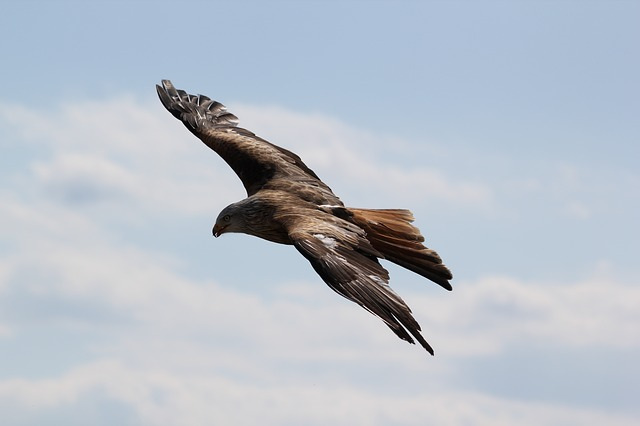
#> input picture Umetno zaznavanje/MartinRode_assignment_1/images/eagle.jpg, 640 x 426 px
$ python exercise3.py
#> lines starting #> are read from the running program, lines starting #| are printed output that depends on the picture; after the words box and inside, x2 and y2 are one past the last pixel; in counts of white or black regions, pixels touching at a corner belong together
import numpy as np
import cv2
from matplotlib import pyplot as plt

# [26 lines of commented-out code are left out]

def myhist(image, nbins):
    hist = np.zeros(nbins)
    image = image.reshape(-1)
    for pixel in image:
        bin = (pixel*nbins/255).astype(np.uint8)
        hist[bin]+=1
    return hist/(np.sum(hist))

def otsu(image):
    t_opt = -1
    var_max = -1
    hist = myhist(image, 256)
    for t in range(256):
        l = hist[:t]
        d = hist[t:]
        l_mn = np.mean(l)
        d_mn = np.mean(d)
        var = l.size*d.size*((l_mn-d_mn)**2)
        if var > var_max:
            var_max = var
            t_opt = t
    return t_opt

def open(image, SE):
    eroded = cv2.erode(image, SE)
    return cv2.dilate(eroded, SE)

def close(image, SE):
    dilated = cv2.dilate(image, SE)
    return cv2.erode(dilated, SE)

# [13 lines of commented-out code are left out]

def immask(image, mask):
    temp = np.dstack((mask, mask, mask))
    return image*temp
#d

Ie = cv2.imread('images/eagle.jpg')
#> Ie is the input picture: shape (426, 640, 3); mean B, G, R 201.2, 190.7, 182.9
Ie = cv2.cvtColor(Ie, cv2.COLOR_BGR2RGB)
Iebw = np.average(np.copy(Ie), axis=2).astype(np.uint8)
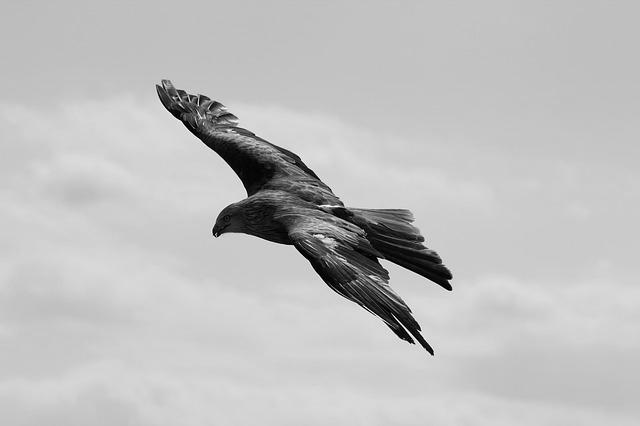
#> Iebw: shape (426, 640); min 0, max 254, mean 191.3
Iem = (Iebw < otsu(Iebw)).astype(np.uint8)
#> the loop in myhist, `for pixel in image:` made 272640 passes
#> (pixel, bin) on passes 1 to 3: (187, 187), (187, 187), (187, 187)
#> after the loop in myhist, `for pixel in image:`: hist = 256 values, max 16702 at index 194, min 0 at index 255, mean 1065
#> in otsu, `hist = myhist(image, 256)`: hist = 256 values, max 0.0613 at index 194, min 0 at index 255, mean 0.00391
#> the loop in otsu, `for t in range(256):` made 256 passes
#> (l, l_mn, d_mn, var, var_max) on passes 2 to 7: ([0.000202], 0.000202, 0.00392, 0.00353, 0.00353), ([0.000202, 0.000473], 0.000337, 0.00393, 0.00657, 0.00657), ([0.000202, 0.000473, 0.000385], 0.000353, 0.00395, 0.00981, 0.00981), ([0.000202, 0.000473, 0.000385, 0.000425], 0.000371, 0.00396, 0.013, 0.013), ([0.000202, 0.000473, 0.000385, 0.000425, 0.000502], 0.000398, 0.00398, 0.0161, 0.0161), ([0.000202, 0.000473, 0.000385, 0.000425, 0.000502, 0.000525], 0.000419, 0.00399, 0.0191, 0.0191)
#> (l_mn, d_mn, var, var_max) on passes 8 to 13: (0.000469, 0.004, 0.0218, 0.0218), (0.000549, 0.00401, 0.0238, 0.0238), (0.000613, 0.00403, 0.0259, 0.0259), (0.000659, 0.00404, 0.0281, 0.0281), (0.000702, 0.00405, 0.0302, 0.0302), (0.000737, 0.00406, 0.0324, 0.0324)
#> after the loop in otsu, `for t in range(256):`: t_opt = 190; var_max = 2.24
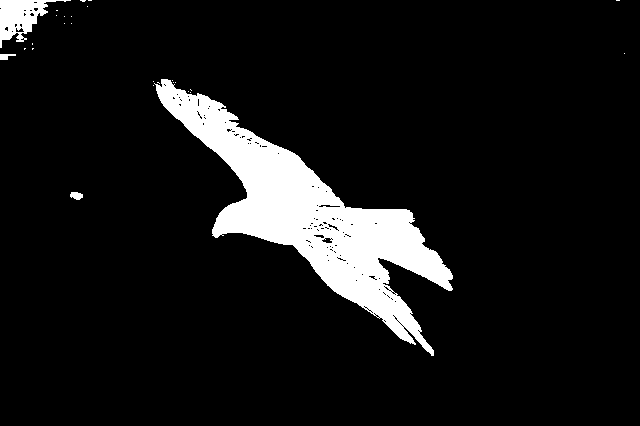
#> Iem: shape (426, 640); values 0 (black) and 1 (white), 8.7% white; 27 white regions (23 under 20 px), largest, box (x1, y1, x2, y2) and area: (154, 79, 453, 356) 22223, (0, 0, 71, 48) 1434, (70, 192, 83, 200) 78, (0, 54, 16, 60) 64
plt.imshow(immask(Ie, Iem))
#> in immask, `return image*temp`:
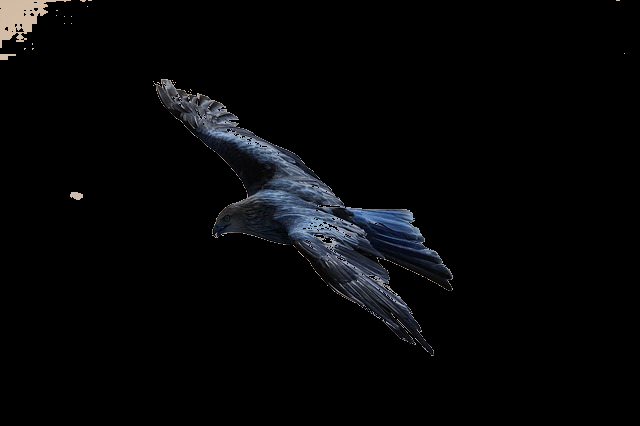
#> returned value: shape (426, 640, 3); mean of channels 0, 1, 2 7.3, 6.3, 5.8; drawn as B, G, R
plt.show()

# [23 lines of commented-out code are left out]
